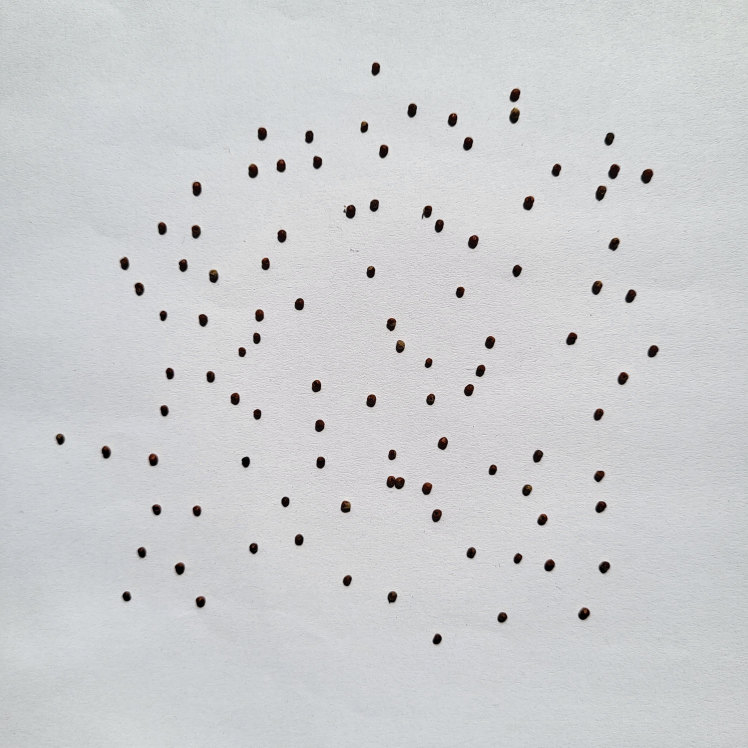
#> input picture uploads/Ragi_Count_Pic.jpg, 2992 x 2992 px (shown at 1/4 size)
$ python -i maize_count.py   (imports and definitions only)
#> lines starting #> are read from the running program, lines starting #| are printed output that depends on the picture; after the words box and inside, x2 and y2 are one past the last pixel; in counts of white or black regions, pixels touching at a corner belong together
import cv2
import numpy as np

def count_maize_seeds(image_path):
#> called with image_path = 'uploads/Ragi_Count_Pic.jpg'
    image = cv2.imread(image_path)
#> image is the input picture: shape (2992, 2992, 3); mean B, G, R 208, 205.9, 204.4
    gray = cv2.cvtColor(image, cv2.COLOR_BGR2GRAY)
    blurred = cv2.GaussianBlur(gray, (5, 5), 0)
    _, binary = cv2.threshold(blurred, 0, 255, cv2.THRESH_BINARY_INV + cv2.THRESH_OTSU)
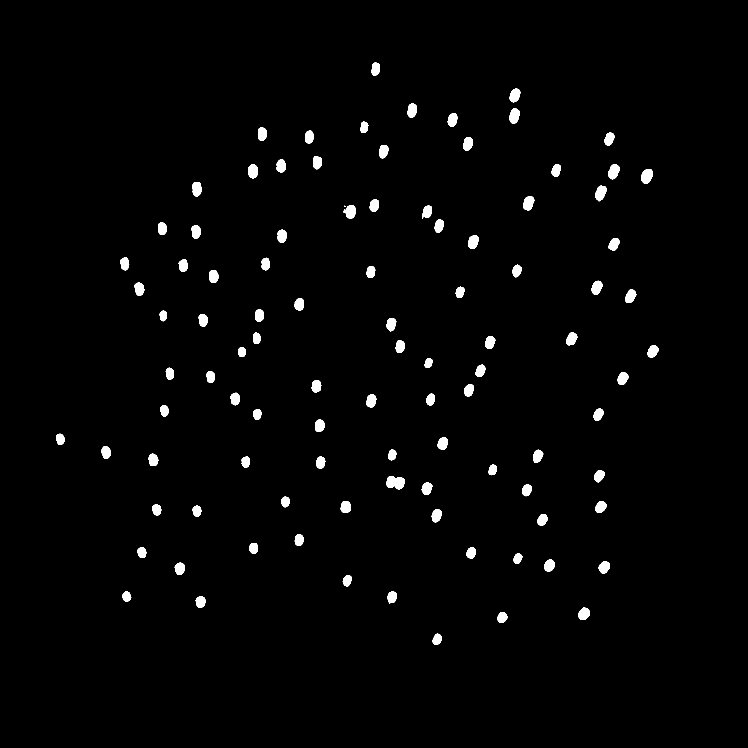
#> binary: shape (2992, 2992) (shown at 1/4 size); 1.6% white; 100 white regions (1 under 20 px), largest, box (x1, y1, x2, y2) and area: (1546, 1904, 1619, 1957) 2886, (2564, 677, 2612, 735) 2081, (2433, 657, 2479, 717) 1944

    kernel = np.ones((5, 5), np.uint8)
    binary = cv2.morphologyEx(binary, cv2.MORPH_CLOSE, kernel, iterations=2)
#> binary: shape (2992, 2992); 1.6% white; 100 white regions (1 under 20 px)

    contours, _ = cv2.findContours(binary, cv2.RETR_EXTERNAL, cv2.CHAIN_APPROX_SIMPLE)
#> contours = 100 contours, 1 with area under 20; largest, box (x1, y1, x2, y2) and area: (1546, 1904, 1619, 1957) 2836, (2564, 677, 2612, 735) 2006, (2433, 657, 2479, 717) 1872, (2383, 743, 2426, 805) 1830, (2092, 785, 2137, 842) 1794

    # Filter based on area (Maize specific values)
    lowest_area = 4000
    highest_area = 36000
    filtered_contours = [c for c in contours if lowest_area <= cv2.contourArea(c) <= highest_area]
#> filtered_contours = []

    return len(filtered_contours)

>>> result = count_maize_seeds('uploads/Ragi_Count_Pic.jpg')
#> result = 0

$ run again, on uploads/Rice_Count_Pic.jpg
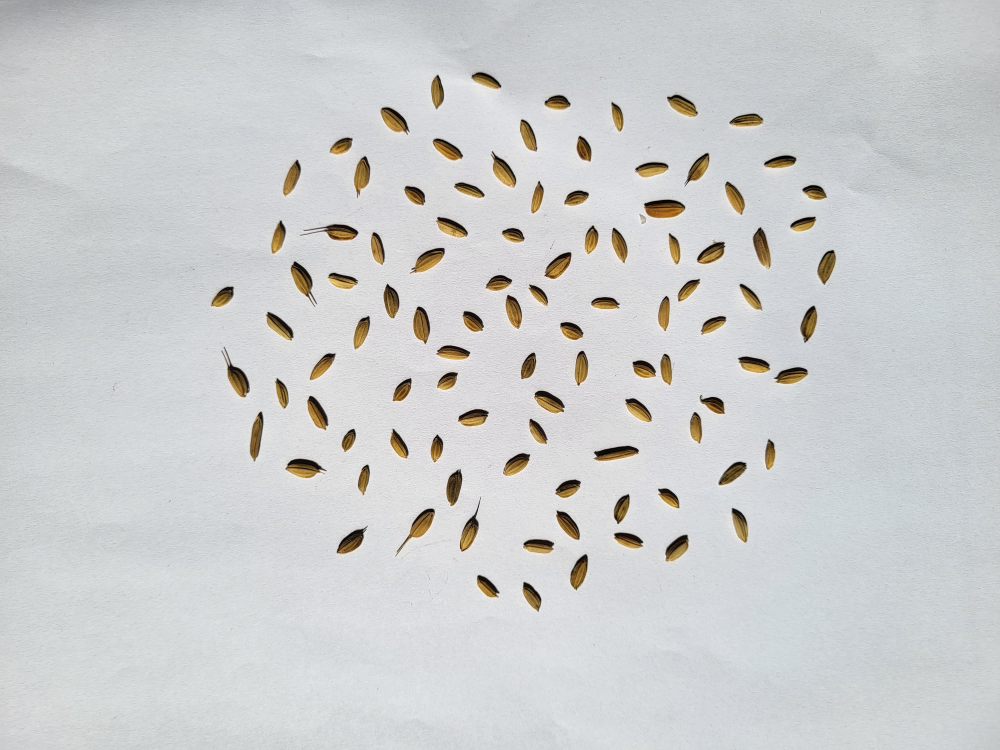
#> input picture uploads/Rice_Count_Pic.jpg, 4000 x 3000 px (shown at 1/4 size)
#> in count_maize_seeds, image is the input picture: shape (3000, 4000, 3); mean B, G, R 206.1, 205.7, 204.3
#> in count_maize_seeds, `_, binary = cv2.threshold(blurred, 0, 255, cv2.THRESH_BINARY_INV + cv2..`:
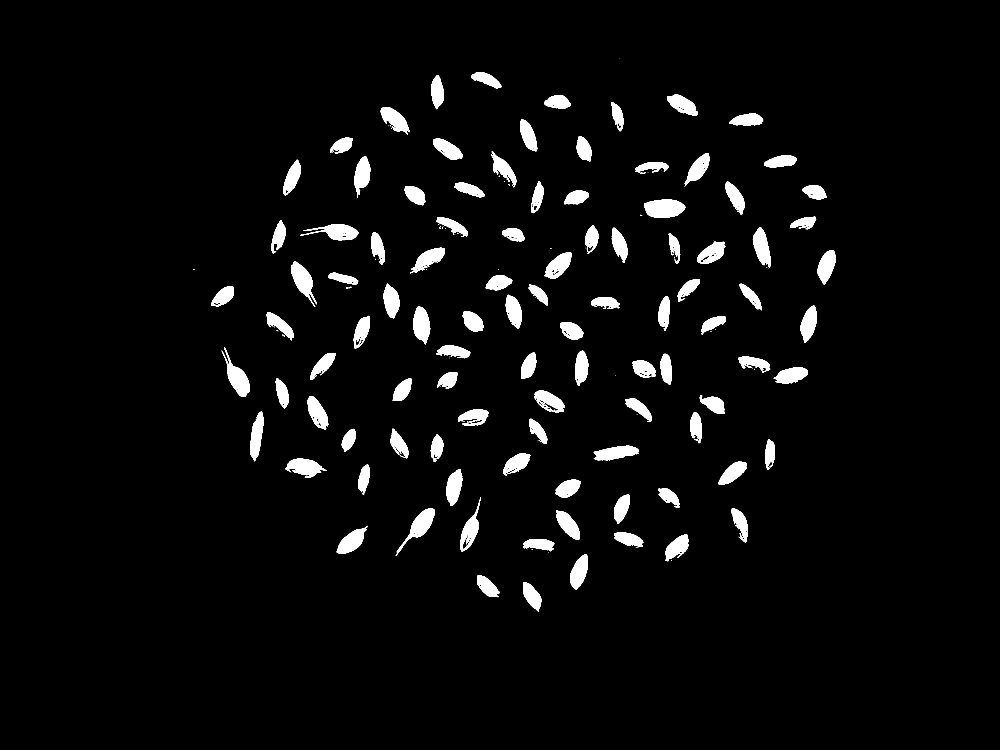
#> binary: shape (3000, 4000) (shown at 1/4 size); 4% white; 209 white regions (93 under 20 px), largest, box (x1, y1, x2, y2) and area: (2576, 798, 2741, 871) 9427, (887, 1388, 998, 1588) 7746, (1164, 1046, 1268, 1228) 7672
#> in count_maize_seeds, `binary = cv2.morphologyEx(binary, cv2.MORPH_CLOSE, kernel, iterations=2)`:
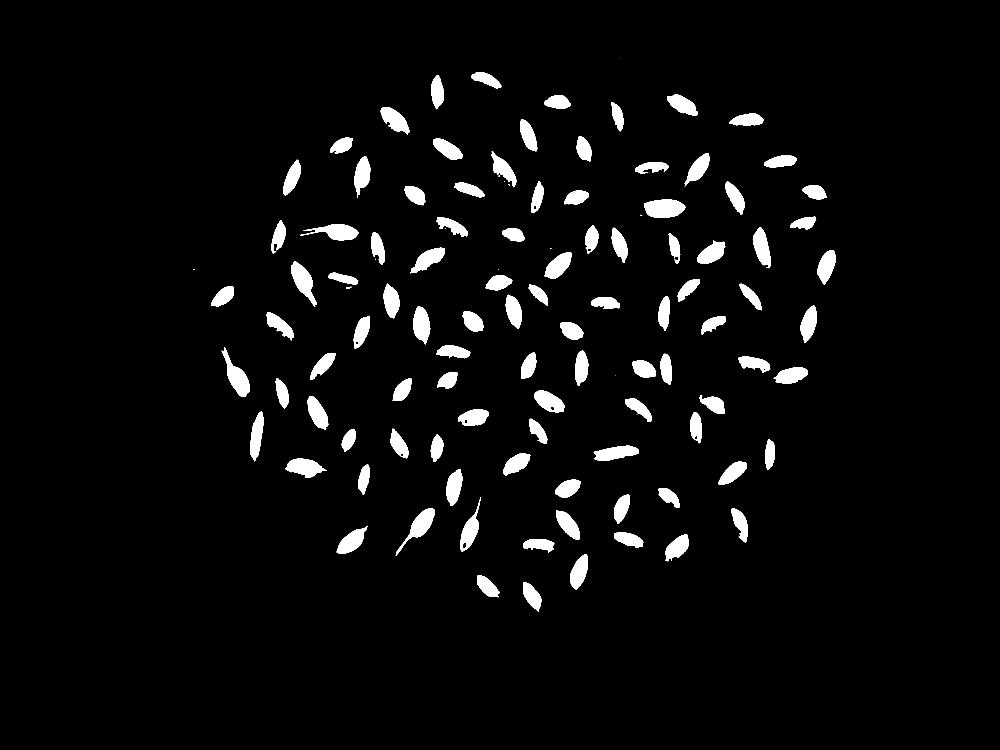
#> binary: shape (3000, 4000) (shown at 1/4 size); 4.2% white; 114 white regions (12 under 20 px)
#> contours = 114 contours, 13 with area under 20; largest, box (x1, y1, x2, y2) and area: (2576, 798, 2741, 871) 9258, (887, 1388, 998, 1588) 8168, (1164, 1046, 1268, 1228) 7928, (1583, 2034, 1739, 2224) 7554, (1201, 897, 1434, 961) 7354
#> filtered_contours = 73 contours; largest, box (x1, y1, x2, y2) and area: (2576, 798, 2741, 871) 9258, (887, 1388, 998, 1588) 8168, (1164, 1046, 1268, 1228) 7928, (1583, 2034, 1739, 2224) 7554, (1201, 897, 1434, 961) 7354
#> result = 73
